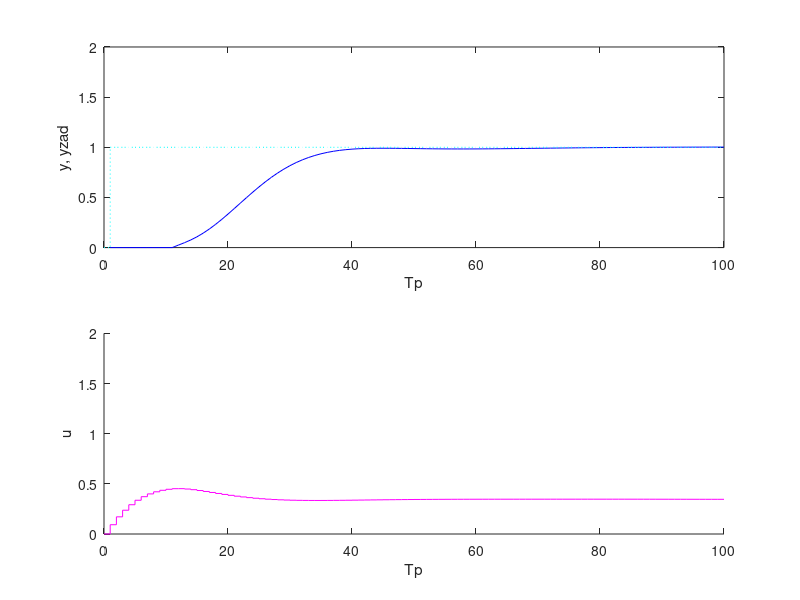

The MATLAB source for this figure:

clear all;
%%REGULATOR DMC
y_step=1;        %skok
T_sim=100;       %czas symulacji
D=80;           %horyzont dynamiki
N=D;           %horyzont predykcji
Nu=10;          %horyzont sterowania
l=100;           %wsp kary

y_k_1 = 1.725;           %y(k-1)
y_k_2 = -0.7414;         %y(k-2)
u_k_11 = 0.0249;         %u(k-11)
u_k_12 = 0.0225;         %u(k-12)

y = zeros(N+1, 1);
u = ones(N+1, 1);
y(12)=y_k_1*y(11) + y_k_2*y(10) + u_k_11;
for k=13:N+1
   y(k)=y_k_1*y(k-1) + y_k_2*y(k-2) + u_k_11*u(k-11) + u_k_12*u(k-12);
end

y = y(2:N+1);

yk=0; 
uk=0; 
du_hist = zeros(D-1,1); 


Mp=zeros(N, D-1);
for i=1:N
   for j=1:D-1
      if i+j <= D
         Mp(i,j)=y(i+j)-y(j);
      else
         Mp(i,j)=y(D)-y(j);
      end;      
   end;
end;

M=zeros(N, Nu);
for i=1:N
   for j=1:Nu
      if (i >= j)
         M(i, j)=y(i-j+1);
      end;
   end;
end;

I=eye(Nu);
K=((M'*M+l*I)^(-1))*M';

U = zeros(1, T_sim);
Y = zeros(1, T_sim);

for i=1:T_sim
   
   if i==12
       yk=y_k_1*yk+y_k_2*y(i-2)+u_k_11;
   end
   if i>=13
       yk=y_k_1*Y(i-1)+y_k_2*Y(i-2)+u_k_11*U(i-11)+u_k_12*U(i-12);
   end
   
   du = K(1,:)*(y_step*ones(N,1) - yk*ones(N,1) - Mp*du_hist);
   du_hist = [du; du_hist(1:end-1)];
   uk = uk + du_hist(1);
   
   U(i) = uk;
   Y(i) = yk;
end

figure;
subplot(211);
plot(Y, 'b');
hold on;
stairs(0:T_sim, [0 y_step*ones(1,T_sim)], 'c:');
ylabel('y, yzad');
xlabel('Tp');
ylim([0 y_step*2]);
hold off;

subplot(212);
hold on;
stairs(0:T_sim, [0 U], 'm');
xlabel('Tp');
ylabel('u');
ylim([0 y_step*2]);
xlim([0 T_sim]);
hold off;
title = ['../images/z5_', num2str(D), '_', num2str(N), '_', num2str(Nu), '_', num2str(l), '.png'];
print('-dpng', title);
disp(title);